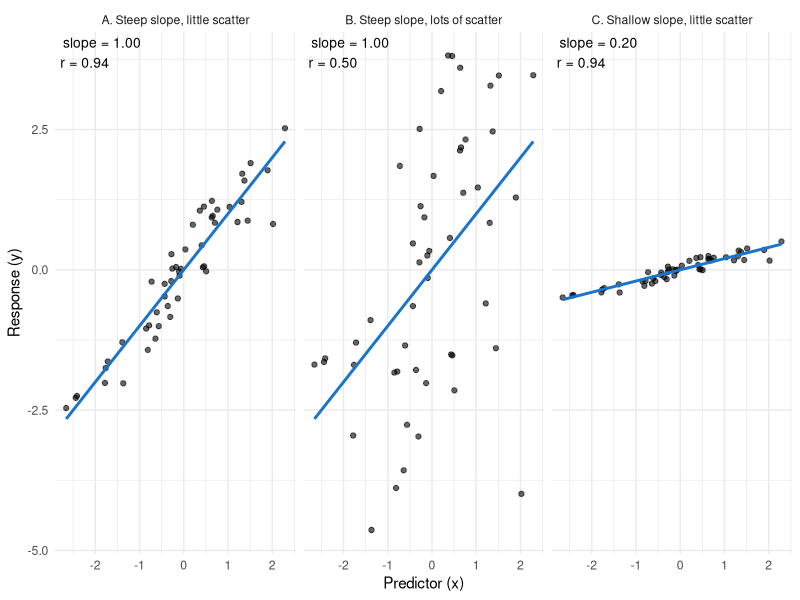

The R source for this figure:
## ---- chunk 1
#| label: fig-r-slope-scatter
#| fig-cap: "Three simulated datasets with the same 50 values of $x$. Panels A and B share the same slope but differ in scatter, so their correlations differ. Panels A and C have very different slopes but the same scatter relative to the slope, so their correlations are identical."
#| code-fold: true
#| fig-width: 9
#| fig-height: 3.5
#| eval: true
#| echo: true
library("ggplot2")

set.seed(42)
n <- 50
x <- rnorm(n)
e <- as.numeric(scale(resid(lm(rnorm(n) ~ x))))  # noise uncorrelated with x, so the fitted slope equals b exactly
scenarios <- data.frame(
  panel = c("A. Steep slope, little scatter", "B. Steep slope, lots of scatter", "C. Shallow slope, little scatter"),
  b     = c(1, 1, 0.2),
  sigma = c(0.4, 2, 0.08)
)

sim <- do.call(rbind, lapply(seq_len(nrow(scenarios)), function(i) {
  data.frame(panel = scenarios$panel[i], x = x,
             y = scenarios$b[i] * x + scenarios$sigma[i] * e)
}))

labs_df <- do.call(rbind, lapply(split(sim, sim$panel), function(d) {
  data.frame(panel = d$panel[1],
             label = sprintf("slope = %.2f\nr = %.2f", coef(lm(y ~ x, data = d))[2], cor(d$x, d$y)))
}))

p <- ggplot(sim, aes(x = x, y = y)) +
  geom_point(alpha = 0.6) +
  geom_smooth(method = "lm", se = FALSE, color = "dodgerblue3", linewidth = 1) +
  geom_text(data = labs_df, aes(x = -Inf, y = Inf, label = label),
            hjust = -0.1, vjust = 1.2, size = 3.5) +
  facet_wrap(~ panel) +
  theme_minimal() +
  labs(x = "Predictor (x)", y = "Response (y)")
p
